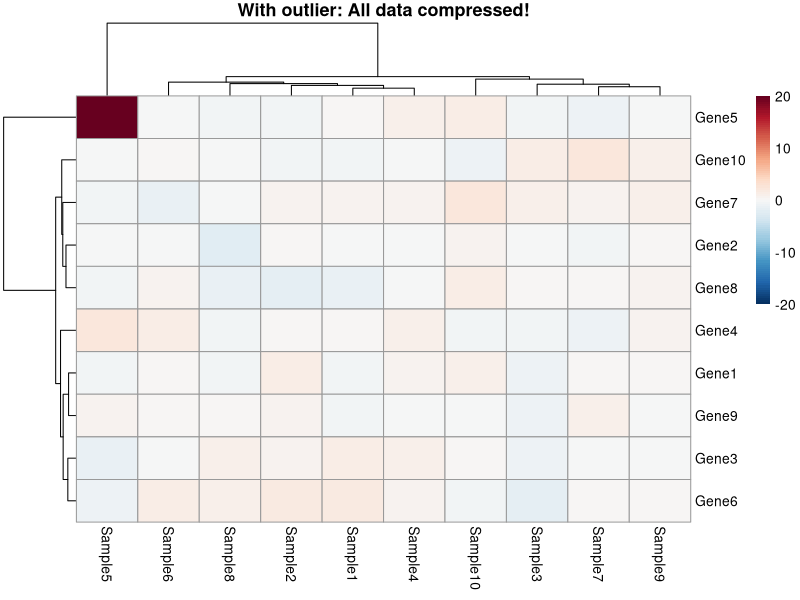
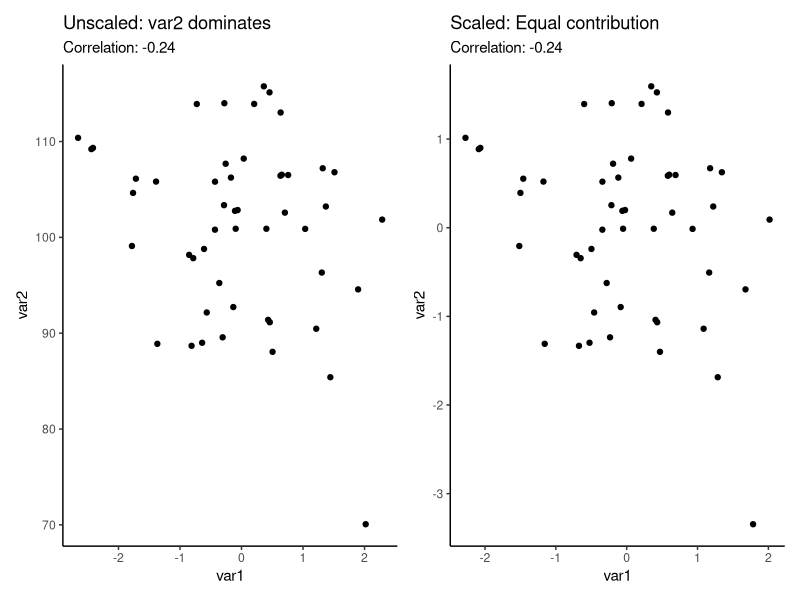
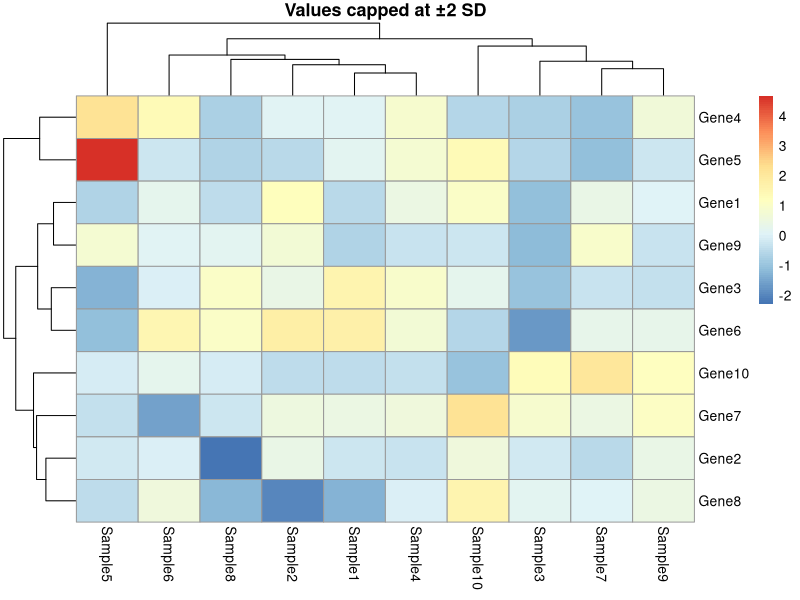
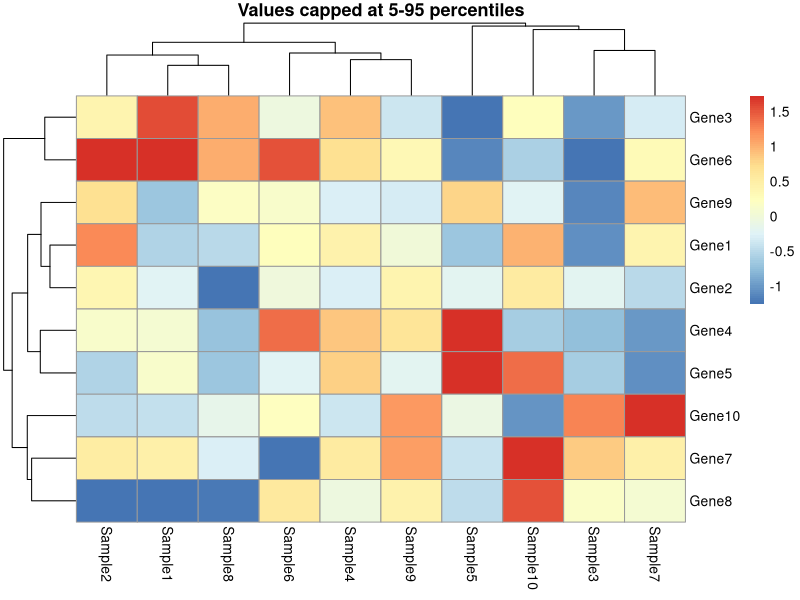
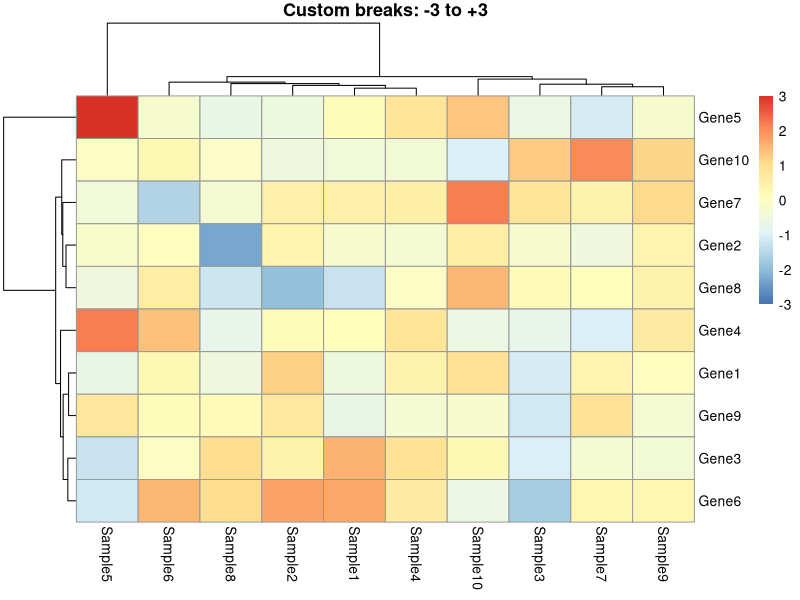
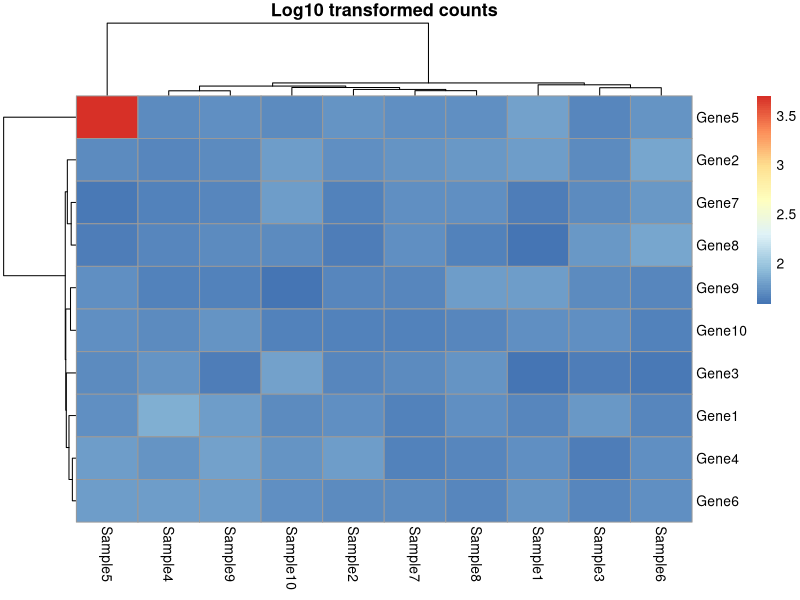
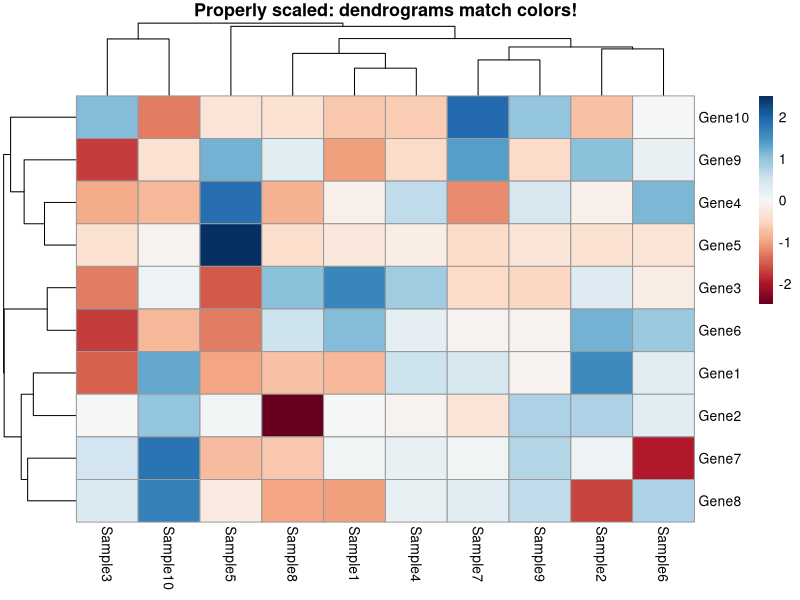
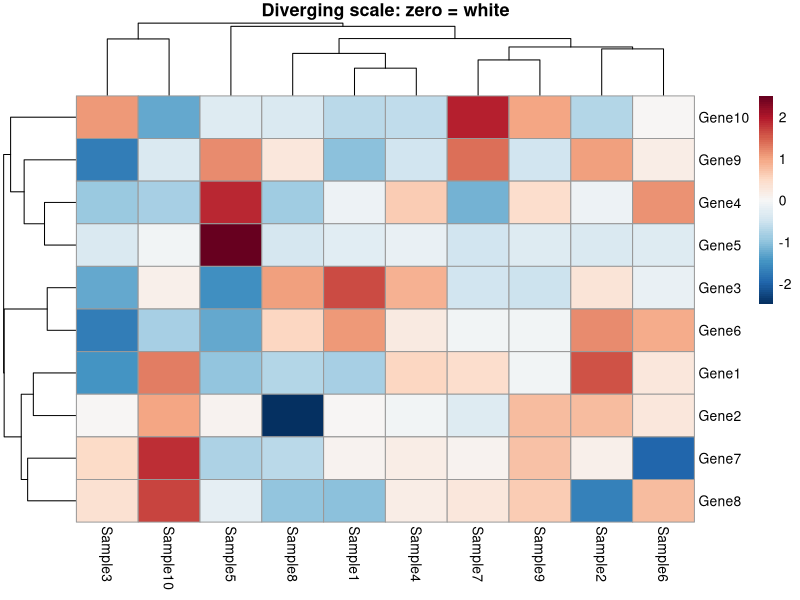

Recreate these plots in R, in order.
## ---- chunk 1
#| label: setup-heatmaps
#| echo: false
#| eval: true

library(ggplot2)
library(pheatmap)
library(RColorBrewer)
library(patchwork)
## ---- chunk 2
#| label: heatmap-outlier-example
#| echo: true
#| eval: true
#| fig-width: 10
#| fig-height: 5

# Simulate data with outlier
set.seed(123)
expr_matrix <- matrix(rnorm(100, mean = 0, sd = 1), nrow = 10)
rownames(expr_matrix) <- paste0("Gene", 1:10)
colnames(expr_matrix) <- paste0("Sample", 1:10)
expr_matrix[5, 5] <- 20  # One extreme outlier

# Use divergent ColorBrewer scale with white at 0
# RdBu = Red-Blue divergent scale (reversed so blue is positive)
pheatmap(expr_matrix,
         main = "With outlier: All data compressed!",
         color = colorRampPalette(rev(brewer.pal(11, "RdBu")))(100),
         breaks = seq(-20, 20, length.out = 101))
## ---- chunk 3
#| label: scaling-demo
#| echo: true
#| eval: true
#| fig-width: 12
#| fig-height: 5

# Create data where scaling matters
set.seed(42)
# Variable 1: mean 0, sd 1
# Variable 2: mean 100, sd 10 (different scale!)
demo_data <- data.frame(
  var1 = rnorm(50, mean = 0, sd = 1),
  var2 = rnorm(50, mean = 100, sd = 10)
)

# Without scaling: var2 dominates distance calculations
# With scaling: both variables contribute equally

p1 <- ggplot(demo_data, aes(var1, var2)) +
  geom_point() +
  labs(title = "Unscaled: var2 dominates",
       subtitle = paste("Correlation:", round(cor(demo_data$var1, demo_data$var2), 2))) +
  theme_classic()

demo_scaled <- as.data.frame(scale(demo_data))
p2 <- ggplot(demo_scaled, aes(var1, var2)) +
  geom_point() +
  labs(title = "Scaled: Equal contribution",
       subtitle = paste("Correlation:", round(cor(demo_scaled$var1, demo_scaled$var2), 2))) +
  theme_classic()

p1 + p2
## ---- chunk 4
#| label: sd-cutoff
#| echo: true
#| eval: true
#| fig-width: 10
#| fig-height: 5

# Cap at ±2 SD
mean_val <- mean(expr_matrix, na.rm = TRUE)
sd_val <- sd(expr_matrix, na.rm = TRUE)

expr_capped <- pmin(pmax(expr_matrix, mean_val - 2*sd_val),
                    mean_val + 2*sd_val)

pheatmap(expr_capped,
         main = "Values capped at ±2 SD")
## ---- chunk 5
#| label: quantile-cutoff
#| echo: true
#| eval: true
#| fig-width: 10
#| fig-height: 5

# Cap at 5th and 95th percentiles
lower <- quantile(expr_matrix, 0.05, na.rm = TRUE)
upper <- quantile(expr_matrix, 0.95, na.rm = TRUE)

expr_quantile <- pmin(pmax(expr_matrix, lower), upper)

pheatmap(expr_quantile,
         main = "Values capped at 5-95 percentiles")
## ---- chunk 6
#| label: manual-breaks
#| echo: true
#| eval: true
#| fig-width: 10
#| fig-height: 5

# Define your own color breaks
breaks <- seq(-3, 3, length.out = 100)

pheatmap(expr_matrix,
         breaks = breaks,
         main = "Custom breaks: -3 to +3")

# Values outside range automatically assigned to extremes
## ---- chunk 7
#| label: log-transform
#| echo: true
#| eval: true
#| fig-width: 10
#| fig-height: 5

# Create positive data (e.g., count data)
set.seed(123)
count_matrix <- matrix(rpois(100, lambda = 50), nrow = 10)
count_matrix[5, 5] <- 5000  # Extreme count
rownames(count_matrix) <- paste0("Gene", 1:10)
colnames(count_matrix) <- paste0("Sample", 1:10)

# Log transform BEFORE plotting
count_log <- log10(count_matrix + 1)  # +1 to handle zeros

pheatmap(count_log,
         main = "Log10 transformed counts")
## ---- chunk 8
#| label: proper-scaling-example
#| echo: true
#| eval: true
#| fig-width: 10
#| fig-height: 6

# Step 1: Scale by row (gene)
data_scaled <- t(scale(t(expr_matrix)))

# Step 2: Cap extremes at ±2.5
data_capped <- pmin(pmax(data_scaled, -2.5), 2.5)

# Step 3: Calculate dendrograms on scaled data
row_dend <- hclust(dist(data_capped))
col_dend <- hclust(dist(t(data_capped)))

# Step 4: Plot with consistent scaling
pheatmap(data_capped,
         cluster_rows = row_dend,
         cluster_cols = col_dend,
         scale = "none",
         color = colorRampPalette(brewer.pal(11, "RdBu"))(100),
         main = "Properly scaled: dendrograms match colors!")
## ---- chunk 9
#| label: diverging-scale
#| echo: true
#| eval: true
#| fig-width: 10
#| fig-height: 5

# When zero is meaningful (fold-change, z-scores, etc.)
pheatmap(data_capped,
         color = colorRampPalette(rev(brewer.pal(11, "RdBu")))(100),
         breaks = seq(-2.5, 2.5, length.out = 101),
         main = "Diverging scale: zero = white")

# Zero = white, negative = blue, positive = red
## ---- chunk 10
#| label: heatmap-comparison
#| echo: true
#| eval: true
#| fig-width: 14
#| fig-height: 6

# Side-by-side comparison
library(gridExtra)

# Before: with outlier
p1 <- pheatmap(expr_matrix, main = "Uncapped: Pattern lost", silent = TRUE)

# After: outlier capped
p2 <- pheatmap(data_capped, main = "Capped at ±2.5 SD: Patterns visible", silent = TRUE)

grid.arrange(p1[[4]], p2[[4]], ncol = 2)
